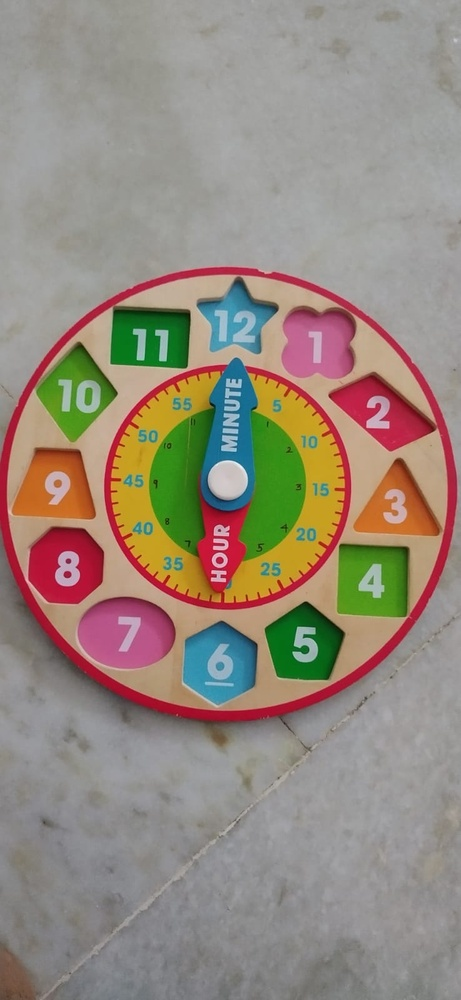
#> input picture clock_1.jpeg, 461 x 1000 px, shrunk from 738 x 1600 before the run, found by its file name
$ jupyter execute edge_detection_blur_noise.ipynb   (shell and % lines are left out)
#> lines starting #> are read from the running program, lines starting #| are printed output that depends on the picture
[cell 1]
import cv2
import numpy as np
from matplotlib import pyplot as plt

[cell 2]
print(cv2.__version__)
print(np.__version__)

# Spatial Transformations in images

[cell 3]
org_bgr =cv2.imread('basic_concepts/clock_1.jpeg')
#> org_bgr is the input picture: shape (1000, 461, 3); mean B, G, R 125.7, 138.2, 149.3
org_gy  =cv2.cvtColor(org_bgr, cv2.COLOR_BGR2GRAY)
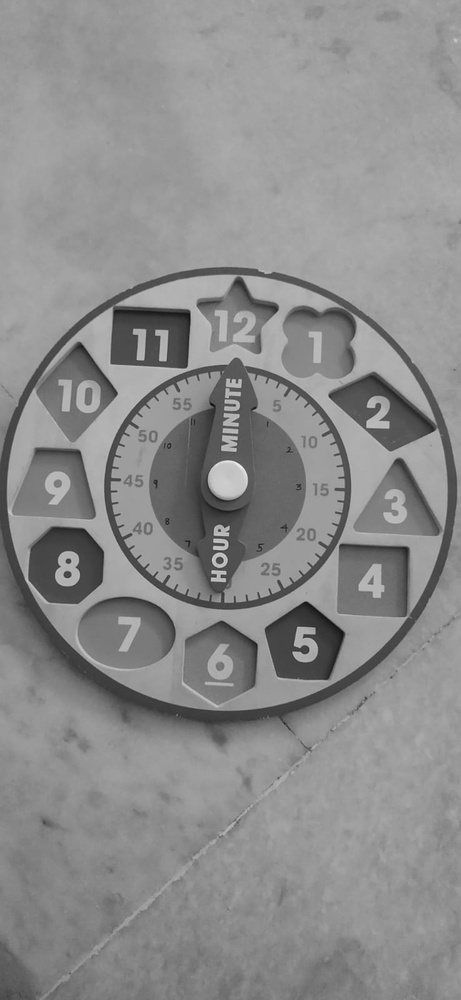
#> org_gy: shape (1000, 461); min 15, max 243, mean 140.1
org_rgb =cv2.cvtColor(org_bgr,cv2.COLOR_BGR2RGB)

## cv2.filter2D(src, ddepth, kernel[, dst[, anchor[, delta[, borderType]]]]) → dst
   **src** – input image.
   **dst** – output image of the same size and the same number of channels as src.
   **ddepth** -
   desired depth of the destination image; if it is negative, it will be the same as src.depth(); the following    combinations of src.depth() and ddepth are supported:

        src.depth() = CV_8U, ddepth = -1/CV_16S/CV_32F/CV_64F
        src.depth() = CV_16U/CV_16S, ddepth = -1/CV_32F/CV_64F
        src.depth() = CV_32F, ddepth = -1/CV_32F/CV_64F
        src.depth() = CV_64F, ddepth = -1/CV_64F

when ddepth=-1, the output image will have the same depth as the source.
   **kernel**-
   convolution kernel (or rather a correlation kernel), a single-channel floating point matrix; if you  >>>want to apply different kernels to different channels, split the image into separate color planes using split() and >>>process them individually.


[cell 4]
kernel_3 = (1/9.0)*np.ones((3,3),dtype=np.float32)
blur_3 = cv2.filter2D(org_rgb,-1,kernel_3)
kernel_11 = (1/121.0)*np.ones((11,11),dtype=np.float32)
blur_11 = cv2.filter2D(org_rgb,-1,kernel_11)
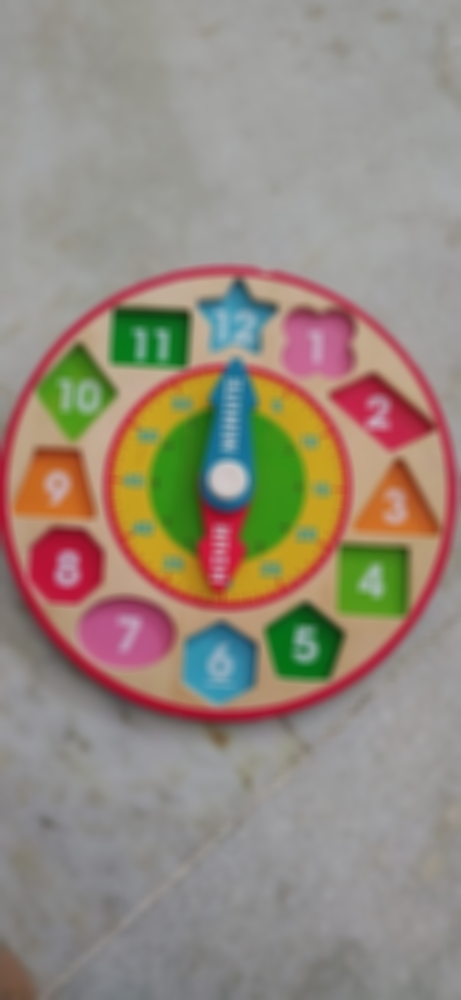
#> blur_11: shape (1000, 461, 3); mean R, G, B 149.3, 138.2, 125.7
kernel_21 = (1/441.0)*np.ones((21,21),dtype=np.float32)
blur_21 = cv2.filter2D(org_rgb,-1,kernel_21)
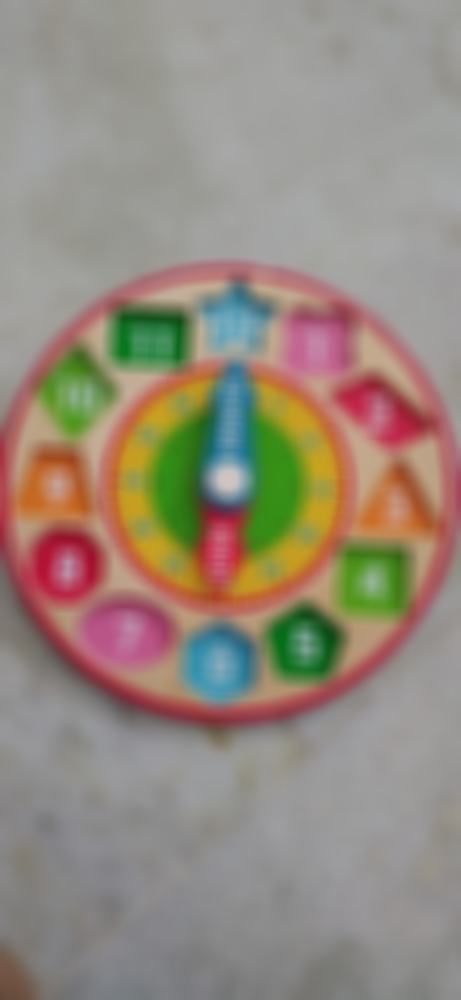
#> blur_21: shape (1000, 461, 3); mean R, G, B 149.3, 138.2, 125.7

plt.figure(num=None,figsize=(10,8),dpi=80)
plt.subplot(131)
plt.title(r'$3 \times 3$ kernel')
plt.imshow(blur_3[:]/255.0)
plt.axis('off')
plt.subplot(132)
plt.imshow(blur_11[:]/255.0)
plt.title(r'$11 \times 11$ kernel')
plt.axis('off')
plt.subplot(133)
plt.imshow(blur_21[:]/255.0)
plt.title(r'$21 \times 21$ kernel')
plt.axis('off')


plt.show()
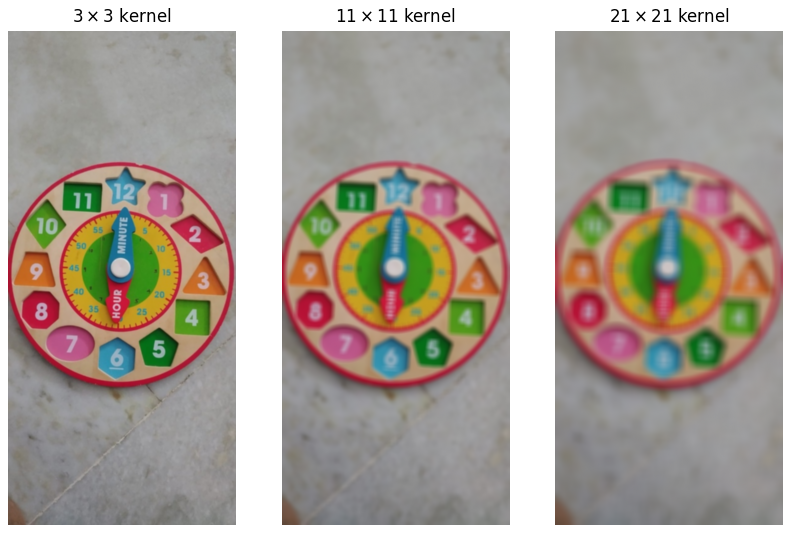
#> figure drawn by matplotlib, 3 panels

## Edge Detection

[cell 5]
mask=np.array([[0,-1,0],[-1,5,-1],[0,-1,0]]) # Change it to -1 5 -1(Sharpening filter)
mask.dtype

[cell 6]
mask_3=np.array([[0,-1,0],[-1,4,-1],[0,-1,0]])
edge_3 = cv2.filter2D(org_rgb,-1,mask_3)
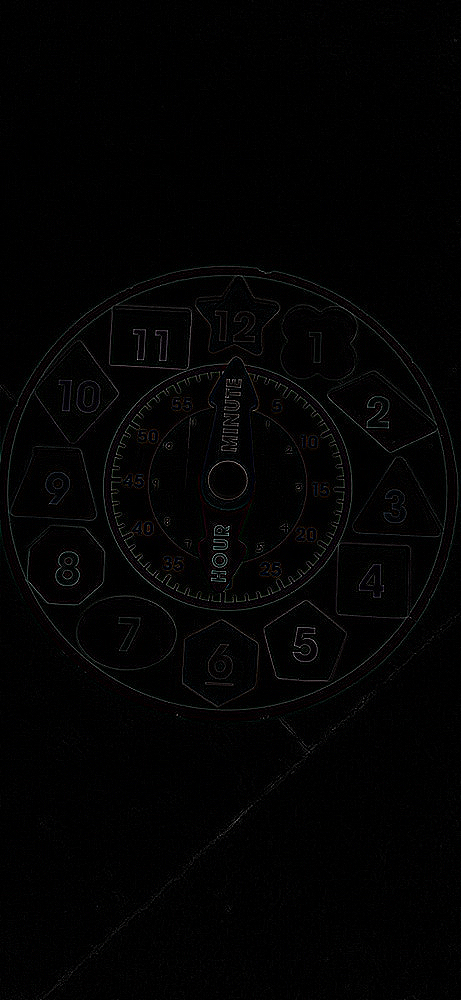
#> edge_3: shape (1000, 461, 3); mean R, G, B 3.1, 3, 3.1
plt.figure(num=None,figsize=(12,12),dpi=80)
plt.subplot(131)
plt.title(r'$3 \times 3$ Edge kernel')
plt.imshow(edge_3[:]/255.0)
plt.axis('off')
plt.subplot(132)
plt.title('Red Channel')
plt.imshow(edge_3[:,:,0]/255.0,cmap='gray')
plt.axis('off')
plt.subplot(133)
plt.title('Blue Channel')
plt.imshow(edge_3[:,:,2]/255.0,cmap='gray')
plt.axis('off')
plt.show()
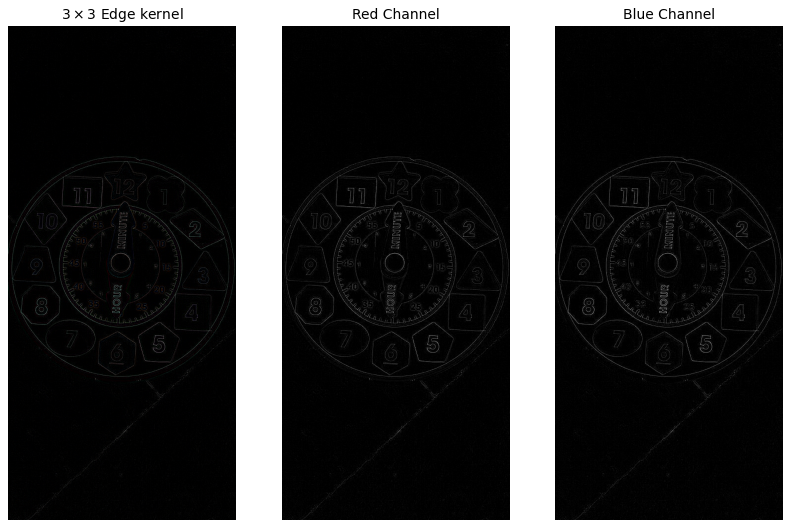
#> figure drawn by matplotlib, 3 panels

[cell 7]
sobel = cv2.Sobel(org_rgb,-1,1,0,21)
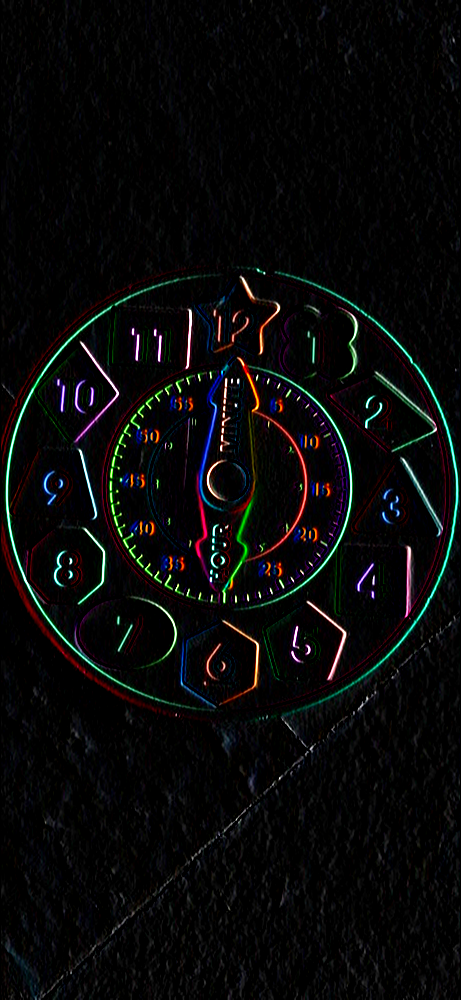
#> sobel: shape (1000, 461, 3); mean R, G, B 8.8, 9, 8.9
plt.figure(num=None,figsize=(8,8),dpi=80)
plt.title('Sobel kernel')
plt.imshow(sobel[:]/255.0)
plt.axis('off')
plt.show()

[cell 8]
# generate gaussian noise
gaussNoise = np.zeros((org_rgb.shape),dtype=np.uint8)
mean=0
stddev=20
gaussNoise=cv2.randn(gaussNoise,mean,stddev)
# Add noise with the original image
noisy_rgb = cv2.add(org_rgb,gaussNoise)
# supress noise in the above image
kernel_11 = (1/121.0)*np.ones((11,11),dtype=np.float32)
rec_rgb = cv2.filter2D(noisy_rgb,-1,kernel_11)
#sharpen
mask = np.array([[0,-1,0],[-1,5,-1],[0,-1,0]])
sharpned = cv2.filter2D(rec_rgb,-1,mask)

[cell 9]
#display the original image and noisy version
plt.figure(num=None,figsize=(16,16),dpi=80)
plt.subplot(141)
plt.imshow(org_rgb)
plt.axis('off')
plt.subplot(142)
plt.imshow(noisy_rgb)
plt.axis('off')
plt.subplot(143)
plt.imshow(rec_rgb)
plt.axis('off')
plt.subplot(144)
plt.imshow(sharpned)
plt.axis('off')
plt.show()

$ run again, with flowers_1.jpeg copied over clock_1.jpeg
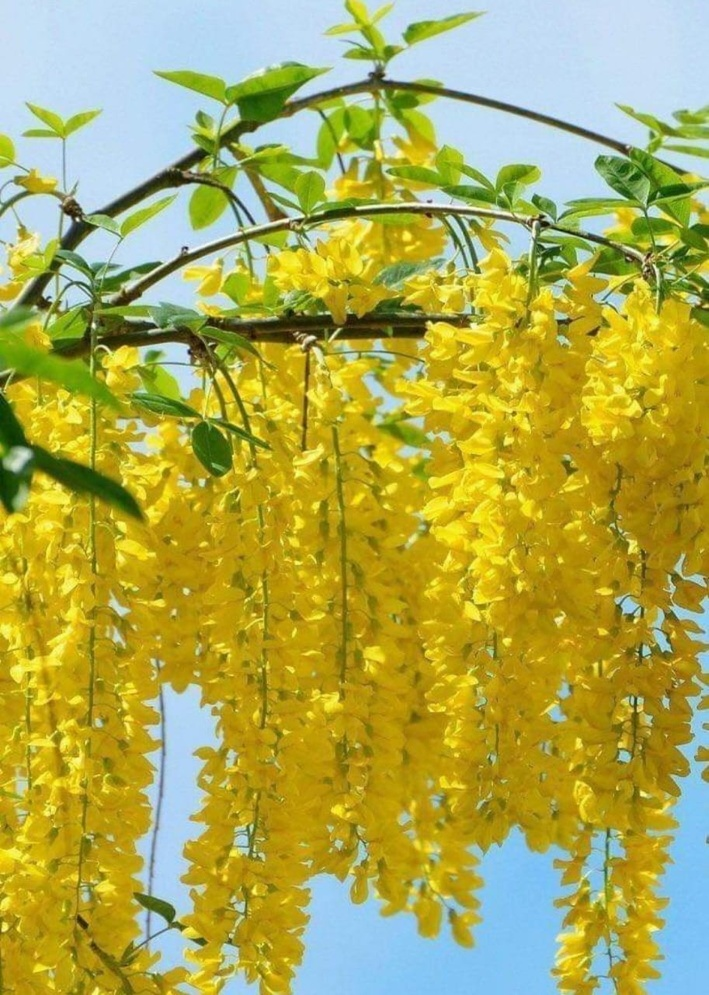
#> input picture flowers_1.jpeg, 709 x 995 px, shrunk from 913 x 1280 before the run, found by its file name
#> org_bgr is the input picture: shape (995, 709, 3); mean B, G, R 81.3, 170, 173.1
#> `plt.show()`:
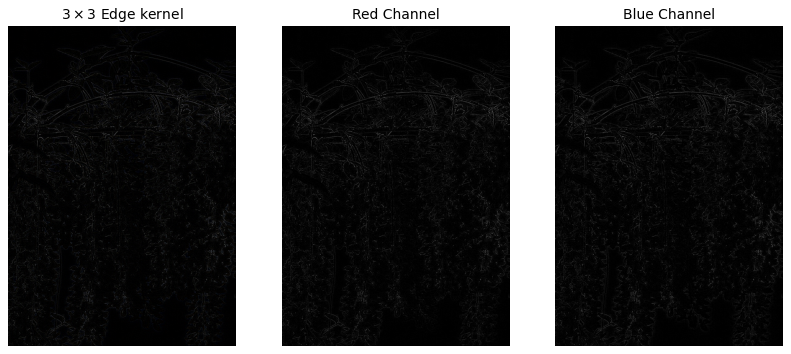
#> figure drawn by matplotlib, 3 panels
#> `sobel = cv2.Sobel(org_rgb,-1,1,0,21)`:
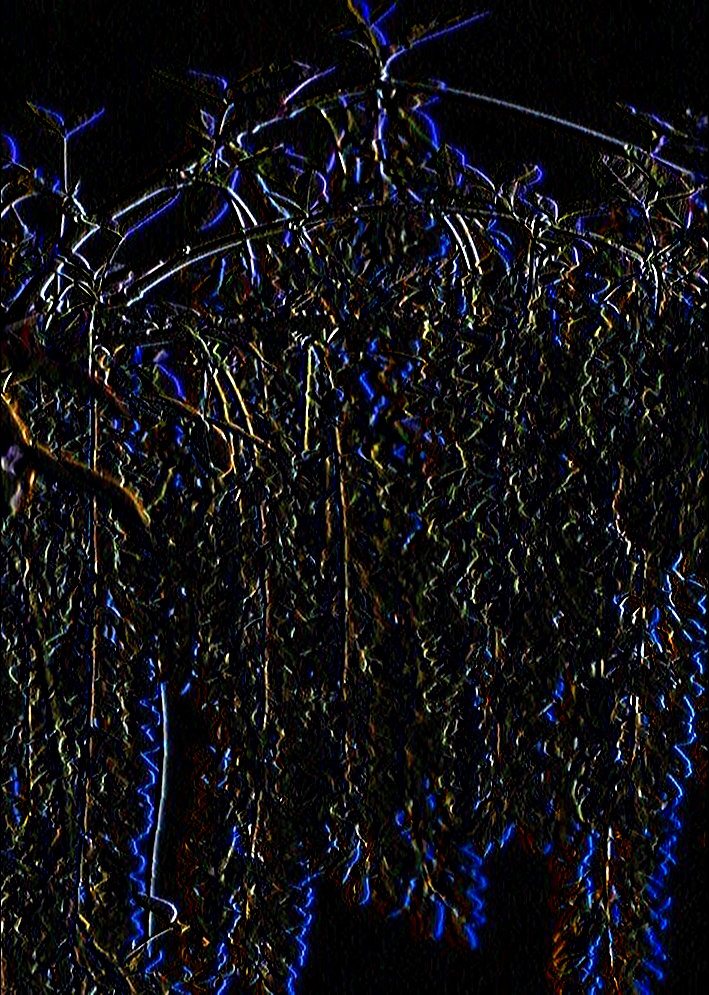
#> sobel: shape (995, 709, 3); mean R, G, B 17.5, 17.4, 20.8

$ run again, with objects_1.jpeg copied over clock_1.jpeg
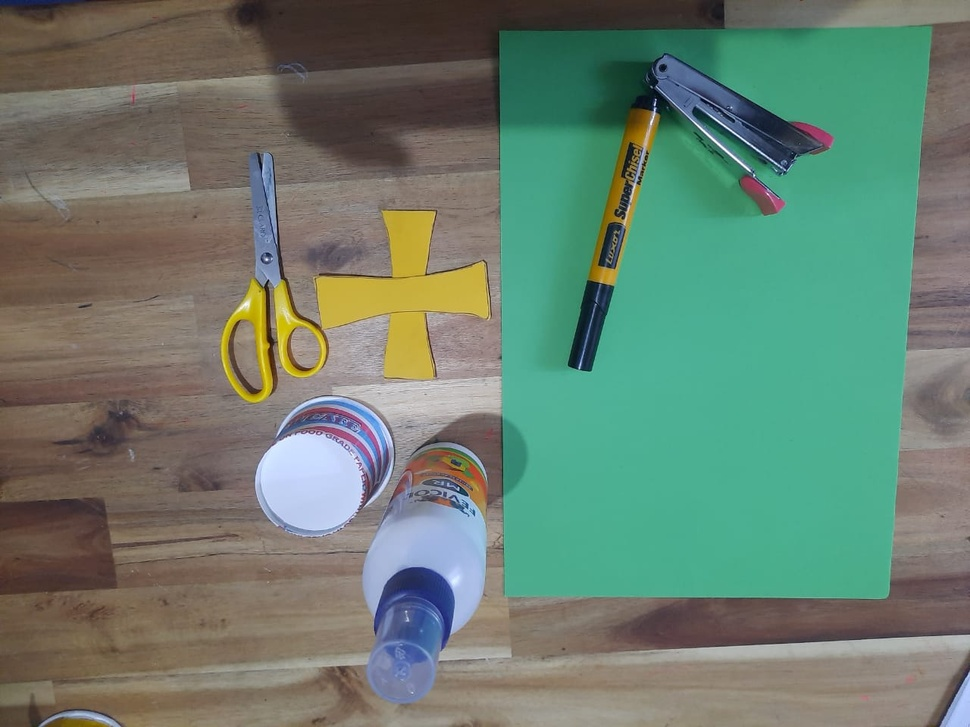
#> input picture objects_1.jpeg, 970 x 727 px, shrunk from 1280 x 960 before the run, found by its file name
#> org_bgr is the input picture: shape (727, 970, 3); mean B, G, R 111, 126.4, 105.8
#> `plt.show()`:
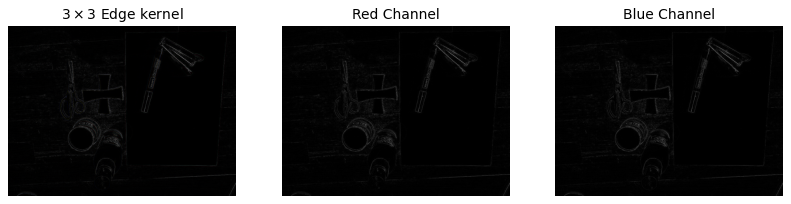
#> figure drawn by matplotlib, 3 panels
#> `sobel = cv2.Sobel(org_rgb,-1,1,0,21)`:
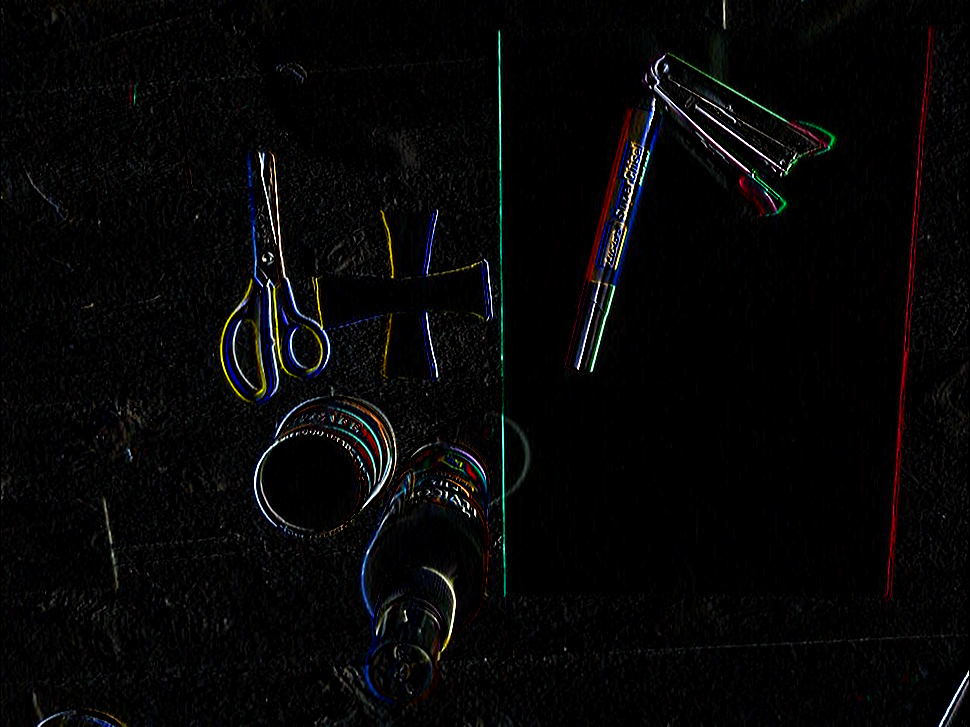
#> sobel: shape (727, 970, 3); mean R, G, B 6.4, 6.3, 6.7

$ run again, with paper_craft.jpeg copied over clock_1.jpeg
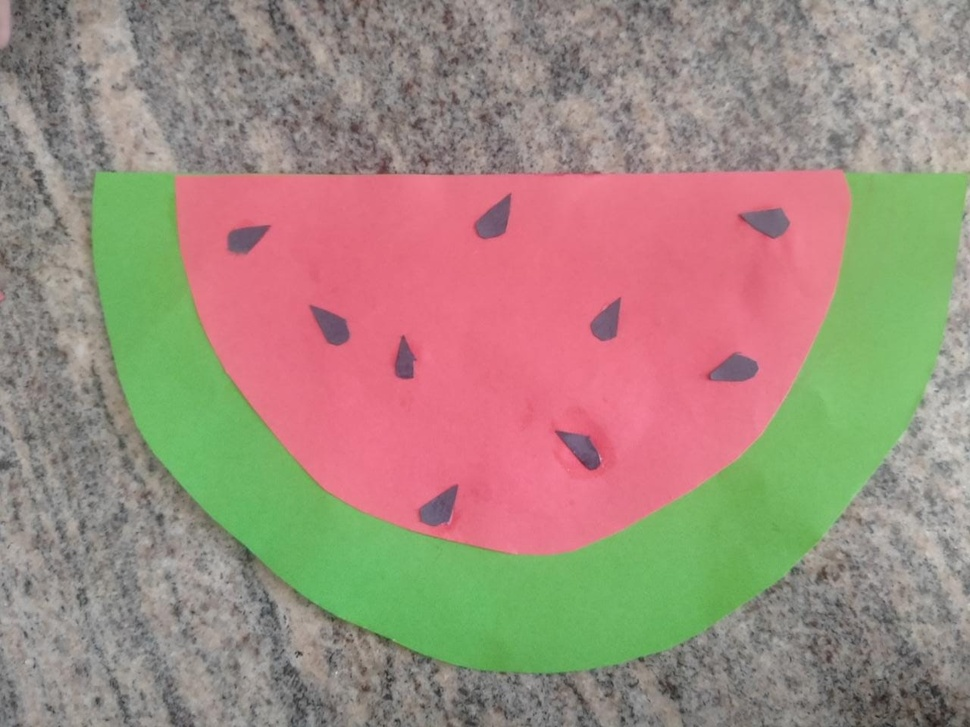
#> input picture paper_craft.jpeg, 970 x 727 px, shrunk from 1280 x 960 before the run, found by its file name
#> org_bgr is the input picture: shape (727, 970, 3); mean B, G, R 126.3, 138.9, 160
#> `sharpned = cv2.filter2D(rec_rgb,-1,mask)`:
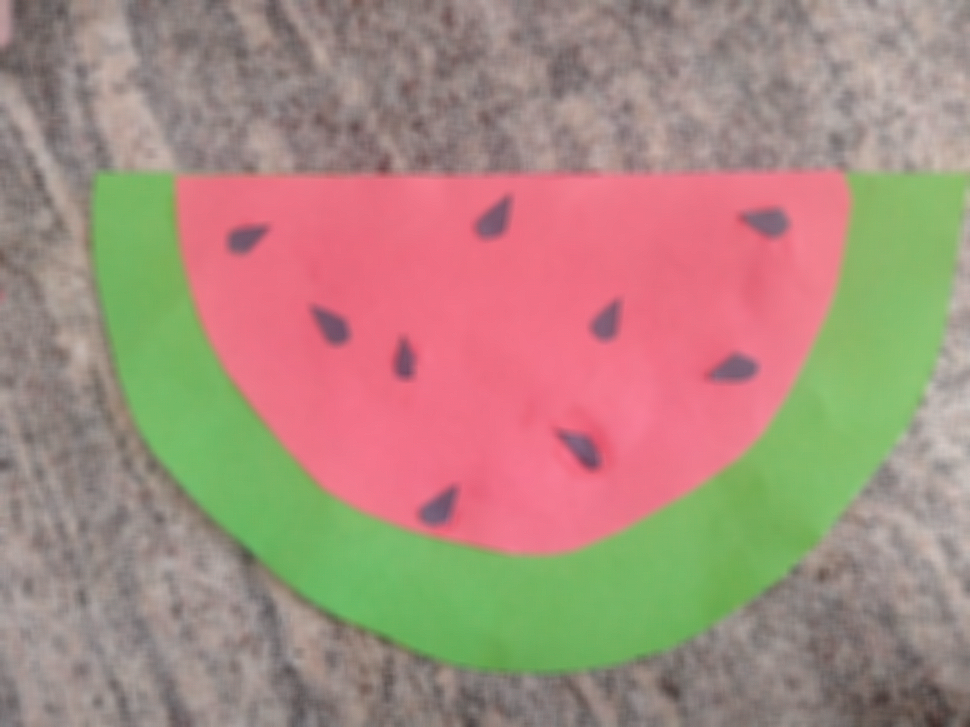
#> sharpned: shape (727, 970, 3); mean R, G, B 167.7, 138.9, 126.3
